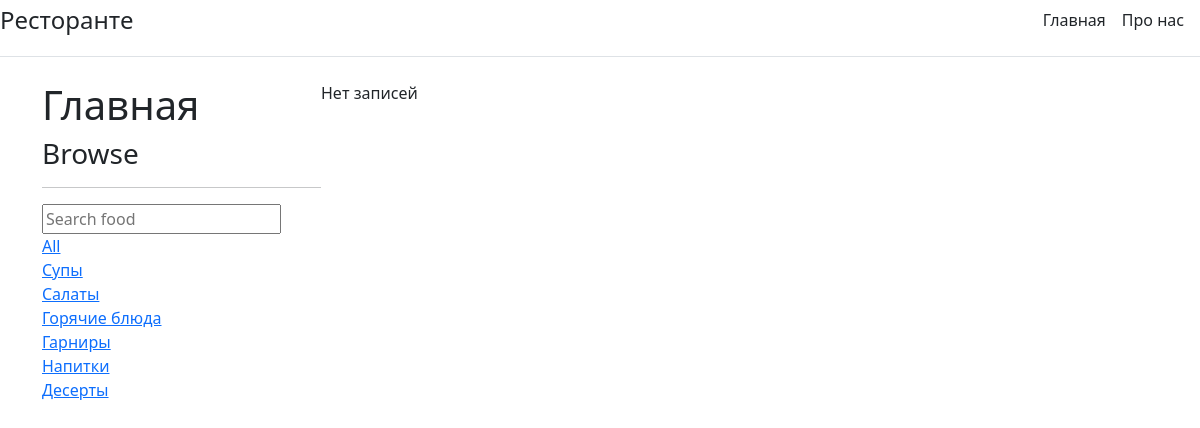
The page /?q=Салаты on the database its author committed.
### app/models.py (models this page shows, shortened)
class DishType(models.Model):
    title = models.CharField(max_length=50, verbose_name="Тип блюда")
    class Meta:
        verbose_name = u"Тип блюда"
        verbose_name_plural = u"Типы блюд"

### app/views.py (the view)
# urls.py: path('', views.index, name='home'),
def index(request):
    q = request.GET.get('q') if request.GET.get('q') is not None else ''
    dishes = Dish.objects.filter(
        Q(dish_type__title__icontains=q) |
        Q(title__icontains=q)
    )
    dish_types = DishType.objects.all()
    context = {'title': 'Главная', 'dishes': dishes, 'dish_types': dish_types}
    return render(request, 'app/index.html', context)

### templates/app/index.html (shortened to what this page needs)
{% extends "app/base.html" %}
{% block content %}
    <div class="home-container">
        <div>
            <h1>Главная</h1>
            <h3>Browse</h3>
            <hr>
            <form method="get" action={% url 'home' %}>
                <input type="text" name="q" placeholder="Search food"/>
            <div>
                <a href="{% url 'home' %}">All</a>
            </div>
            {% for dish_type in dish_types %}
                <div>
                    <a href="{% url 'home' %}?q={{ dish_type.title }}">{{ dish_type.title }}</a>
                </div>
            {% endfor %}
        </div>
        <div>
            <div>
                {% if dishes %}
                    {% for dish in dishes %}
                        <div class="alert alert-warning mt-2">
                            <h3>{{ dish.title }}</h3>
                            <p>{{ dish.dish_type }}</p>
                        </div>
                    {% endfor %}
                {% else %}
                    <p>Нет записей</p>
                {% endif %}
            </div>
        </div>
    </div>
{% endblock %}

### templates/app/index.html (style rules this page uses)
.home-container { display: grid; grid-template-columns: 1fr 3fr; }

### rows shown on the page
DishType: title "Супы"
DishType: title "Салаты"
DishType: title "Горячие блюда"
DishType: title "Гарниры"
DishType: title "Напитки"
DishType: title "Десерты"
